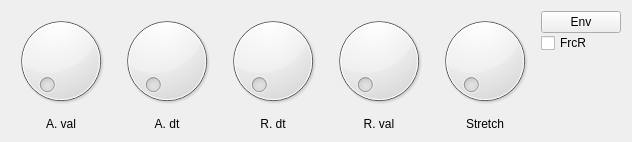
     <widget class="QWidget" name="tab_4">
      <property name="controlId" stdset="0">
       <string>FREQUENCY_ENVELOPE</string>
      </property>
      <attribute name="title">
       <string>Frequency Envelope</string>
      </attribute>
      <layout class="QGridLayout" name="gridLayout_2">
       <item row="0" column="0">
        <widget class="Dial" name="a_dt_4">
         <property name="sizePolicy">
          <sizepolicy hsizetype="Preferred" vsizetype="Preferred">
           <horstretch>0</horstretch>
           <verstretch>0</verstretch>
          </sizepolicy>
         </property>
         <property name="controlId" stdset="0">
          <string>A_val</string>
         </property>
        </widget>
       </item>
       <item row="0" column="1">
        <widget class="Dial" name="d_dt_3">
         <property name="sizePolicy">
          <sizepolicy hsizetype="Preferred" vsizetype="Preferred">
           <horstretch>0</horstretch>
           <verstretch>0</verstretch>
          </sizepolicy>
         </property>
         <property name="controlId" stdset="0">
          <string>A_dt</string>
         </property>
        </widget>
       </item>
       <item row="0" column="2">
        <widget class="Dial" name="s_val_3">
         <property name="sizePolicy">
          <sizepolicy hsizetype="Preferred" vsizetype="Preferred">
           <horstretch>0</horstretch>
           <verstretch>0</verstretch>
          </sizepolicy>
         </property>
         <property name="controlId" stdset="0">
          <string>R_dt</string>
         </property>
        </widget>
       </item>
       <item row="0" column="3">
        <widget class="Dial" name="r_dt_3">
         <property name="sizePolicy">
          <sizepolicy hsizetype="Preferred" vsizetype="Preferred">
           <horstretch>0</horstretch>
           <verstretch>0</verstretch>
          </sizepolicy>
         </property>
         <property name="controlId" stdset="0">
          <string>R_val</string>
         </property>
        </widget>
       </item>
       <item row="0" column="4">
        <widget class="Dial" name="stretch_4">
         <property name="sizePolicy">
          <sizepolicy hsizetype="Preferred" vsizetype="Preferred">
           <horstretch>0</horstretch>
           <verstretch>0</verstretch>
          </sizepolicy>
         </property>
         <property name="controlId" stdset="0">
          <string>env_stretch</string>
         </property>
        </widget>
       </item>
       <item row="0" column="5">
        <widget class="QWidget" name="widget_3" native="true">
         <layout class="QVBoxLayout" name="verticalLayout_2">
          <property name="spacing">
           <number>0</number>
          </property>
          <property name="margin">
           <number>0</number>
          </property>
          <item>
           <widget class="QPushButton" name="pushButton_4">
            <property name="text">
             <string>Env</string>
            </property>
           </widget>
          </item>
          <item>
           <widget class="CheckBox" name="checkBox_4">
            <property name="text">
             <string>FrcR</string>
            </property>
            <property name="controlId" stdset="0">
             <string>forced_release</string>
            </property>
           </widget>
          </item>
          <item>
           <spacer name="verticalSpacer_12">
            <property name="orientation">
             <enum>Qt::Vertical</enum>
            </property>
            <property name="sizeHint" stdset="0">
             <size>
              <width>20</width>
              <height>40</height>
             </size>
            </property>
           </spacer>
          </item>
         </layout>
        </widget>
       </item>
       <item row="1" column="0">
        <widget class="QLabel" name="label_46">
         <property name="text">
          <string>A. val</string>
         </property>
         <property name="alignment">
          <set>Qt::AlignCenter</set>
         </property>
        </widget>
       </item>
       <item row="1" column="1">
        <widget class="QLabel" name="label_44">
         <property name="text">
          <string>A. dt</string>
         </property>
         <property name="alignment">
          <set>Qt::AlignCenter</set>
         </property>
        </widget>
       </item>
       <item row="1" column="2">
        <widget class="QLabel" name="label_63">
         <property name="text">
          <string>R. dt</string>
         </property>
         <property name="alignment">
          <set>Qt::AlignCenter</set>
         </property>
        </widget>
       </item>
       <item row="1" column="3">
        <widget class="QLabel" name="label_45">
         <property name="text">
          <string>R. val</string>
         </property>
         <property name="alignment">
          <set>Qt::AlignCenter</set>
         </property>
        </widget>
       </item>
       <item row="1" column="4">
        <widget class="QLabel" name="label_43">
         <property name="text">
          <string>Stretch</string>
         </property>
         <property name="alignment">
          <set>Qt::AlignCenter</set>
         </property>
        </widget>
       </item>
      </layout>
     </widget>
